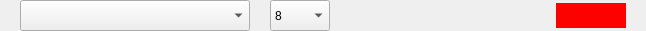
<?xml version="1.0" encoding="UTF-8"?>
<ui version="4.0">
 <class>Form</class>
 <widget class="QWidget" name="Form">
  <property name="geometry">
   <rect>
    <x>0</x>
    <y>0</y>
    <width>641</width>
    <height>31</height>
   </rect>
  </property>
  <property name="windowTitle">
   <string>Form</string>
  </property>
  <layout class="QGridLayout" name="gridLayout">
   <property name="leftMargin">
    <number>0</number>
   </property>
   <property name="topMargin">
    <number>0</number>
   </property>
   <property name="rightMargin">
    <number>0</number>
   </property>
   <property name="bottomMargin">
    <number>0</number>
   </property>
   <property name="spacing">
    <number>0</number>
   </property>
   <item row="0" column="0">
    <layout class="QHBoxLayout" name="horizontalLayout">
     <property name="spacing">
      <number>0</number>
     </property>
     <item>
      <widget class="QWidget" name="widget" native="true">
       <property name="sizePolicy">
        <sizepolicy hsizetype="Fixed" vsizetype="Fixed">
         <horstretch>0</horstretch>
         <verstretch>0</verstretch>
        </sizepolicy>
       </property>
       <property name="styleSheet">
        <string notr="true">height:20px;</string>
       </property>
       <layout class="QGridLayout" name="gridLayout_2">
        <property name="leftMargin">
         <number>20</number>
        </property>
        <property name="topMargin">
         <number>0</number>
        </property>
        <property name="rightMargin">
         <number>0</number>
        </property>
        <property name="bottomMargin">
         <number>0</number>
        </property>
        <property name="horizontalSpacing">
         <number>20</number>
        </property>
        <property name="verticalSpacing">
         <number>0</number>
        </property>
        <item row="1" column="2">
         <widget class="QPushButton" name="bold">
          <property name="sizePolicy">
           <sizepolicy hsizetype="Minimum" vsizetype="Minimum">
            <horstretch>0</horstretch>
            <verstretch>0</verstretch>
           </sizepolicy>
          </property>
          <property name="styleSheet">
           <string notr="true">*{margin-left:10px;border:none;}
:hover{background-color:rgba(0,0,0,.1);}</string>
          </property>
          <property name="text">
           <string/>
          </property>
          <property name="icon">
           <iconset resource="images.qrc">
            <normaloff>:/images/resources/images/bold.png</normaloff>:/images/resources/images/bold.png</iconset>
          </property>
          <property name="iconSize">
           <size>
            <width>25</width>
            <height>25</height>
           </size>
          </property>
         </widget>
        </item>
        <item row="1" column="4">
         <widget class="QPushButton" name="underline">
          <property name="sizePolicy">
           <sizepolicy hsizetype="Minimum" vsizetype="Minimum">
            <horstretch>0</horstretch>
            <verstretch>0</verstretch>
           </sizepolicy>
          </property>
          <property name="styleSheet">
           <string notr="true">*{margin-left:10px;border:none;}
:hover{background-color:rgba(0,0,0,.1);}</string>
          </property>
          <property name="text">
           <string/>
          </property>
          <property name="icon">
           <iconset resource="images.qrc">
            <normaloff>:/images/resources/images/underline.png</normaloff>:/images/resources/images/underline.png</iconset>
          </property>
          <property name="iconSize">
           <size>
            <width>25</width>
            <height>25</height>
           </size>
          </property>
         </widget>
        </item>
        <item row="1" column="1">
         <widget class="QComboBox" name="fontSize">
          <property name="sizePolicy">
           <sizepolicy hsizetype="Fixed" vsizetype="Fixed">
            <horstretch>0</horstretch>
            <verstretch>0</verstretch>
           </sizepolicy>
          </property>
          <property name="styleSheet">
           <string notr="true">*{width:30px;height:25px;}</string>
          </property>
          <item>
           <property name="text">
            <string>8</string>
           </property>
          </item>
          <item>
           <property name="text">
            <string>10</string>
           </property>
          </item>
          <item>
           <property name="text">
            <string>12</string>
           </property>
          </item>
          <item>
           <property name="text">
            <string>14</string>
           </property>
          </item>
          <item>
           <property name="text">
            <string>16</string>
           </property>
          </item>
          <item>
           <property name="text">
            <string>18</string>
           </property>
          </item>
          <item>
           <property name="text">
            <string>20</string>
           </property>
          </item>
          <item>
           <property name="text">
            <string>22</string>
           </property>
          </item>
          <item>
           <property name="text">
            <string>24</string>
           </property>
          </item>
          <item>
           <property name="text">
            <string>26</string>
           </property>
          </item>
          <item>
           <property name="text">
            <string>28</string>
           </property>
          </item>
         </widget>
        </item>
        <item row="1" column="3">
         <widget class="QPushButton" name="italic">
          <property name="sizePolicy">
           <sizepolicy hsizetype="Minimum" vsizetype="Minimum">
            <horstretch>0</horstretch>
            <verstretch>0</verstretch>
           </sizepolicy>
          </property>
          <property name="styleSheet">
           <string notr="true">*{margin-left:10px;border:none;}
:hover{background-color:rgba(0,0,0,.1);}</string>
          </property>
          <property name="text">
           <string/>
          </property>
          <property name="icon">
           <iconset resource="images.qrc">
            <normaloff>:/images/resources/images/italic.png</normaloff>:/images/resources/images/italic.png</iconset>
          </property>
          <property name="iconSize">
           <size>
            <width>25</width>
            <height>25</height>
           </size>
          </property>
         </widget>
        </item>
        <item row="1" column="5">
         <widget class="QPushButton" name="color">
          <property name="styleSheet">
           <string notr="true">*{margin:0 20px;border:none;width:70px;height:25px;background-color:red;}</string>
          </property>
          <property name="text">
           <string/>
          </property>
          <property name="iconSize">
           <size>
            <width>25</width>
            <height>25</height>
           </size>
          </property>
         </widget>
        </item>
        <item row="1" column="0">
         <widget class="QComboBox" name="font">
          <property name="sizePolicy">
           <sizepolicy hsizetype="Fixed" vsizetype="Fixed">
            <horstretch>0</horstretch>
            <verstretch>0</verstretch>
           </sizepolicy>
          </property>
          <property name="styleSheet">
           <string notr="true">*{width:200px;height:25px;}</string>
          </property>
         </widget>
        </item>
       </layout>
      </widget>
     </item>
    </layout>
   </item>
  </layout>
 </widget>
 <resources>
  <include location="images.qrc"/>
 </resources>
 <connections/>
</ui>
